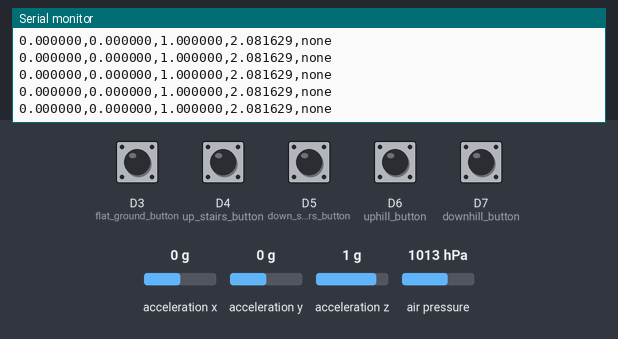
Recording of a sketch running on a simulated Arduino Nano 33 BLE. Shown: the last lines printed to the serial monitor. The test bench sets the inputs (shaded band); at power-on: D3 (flat_ground_button), D4 (up_stairs_button), D5 (down_stairs_button), D6 (uphill_button), D7 (downhill_button) HIGH, acceleration x 0 g, acceleration y 0 g, acceleration z 1 g, air pressure 1013 hPa.

Above: at 1.2 s.
1.3 s: D3 (flat_ground_button) pulled LOW for 0.15 s
At 1.33 s:
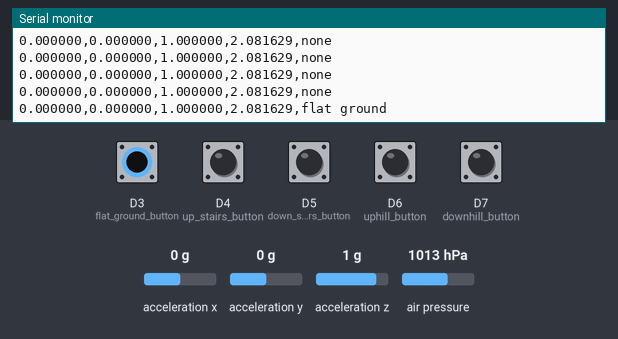
3.2 s: D4 (up_stairs_button) pulled LOW for 0.15 s
At 3.23 s:
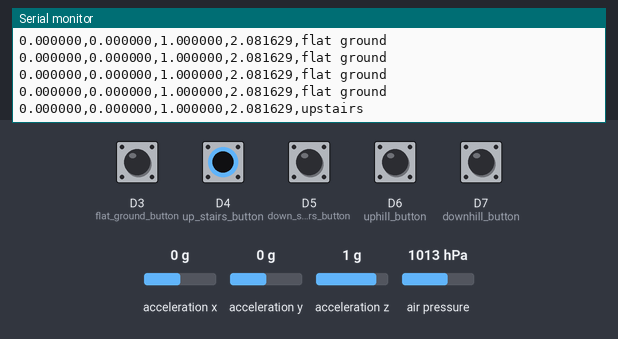
5.1 s: D5 (down_stairs_button) pulled LOW for 0.15 s
At 5.13 s:
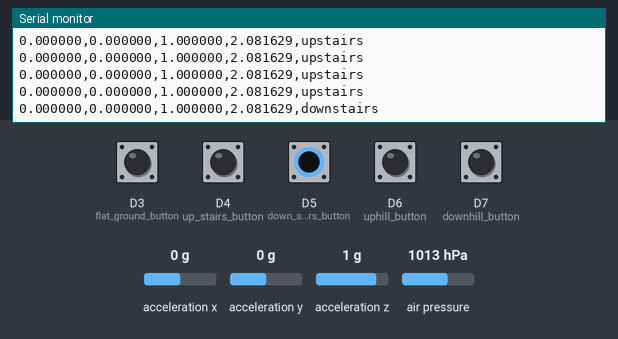
7.0 s: D7 (downhill_button) pulled LOW for 0.15 s
At 7.02 s:
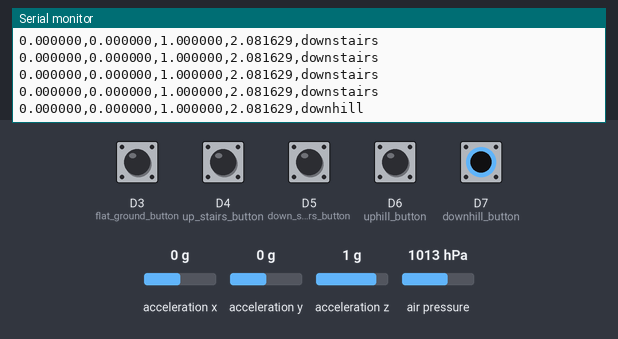
8.9 s: acceleration x set to -1.4 g
At 8.92 s:
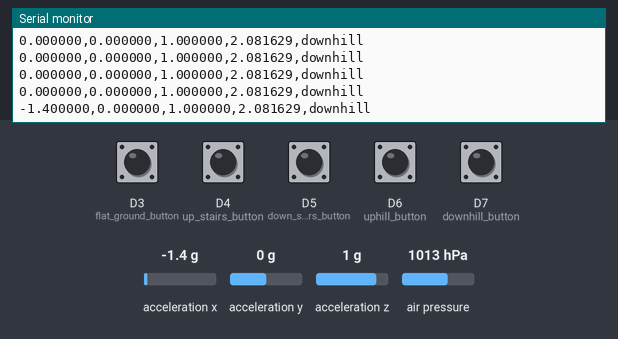
10.4 s: D6 (uphill_button) pulled LOW for 0.15 s
At 10.45 s:
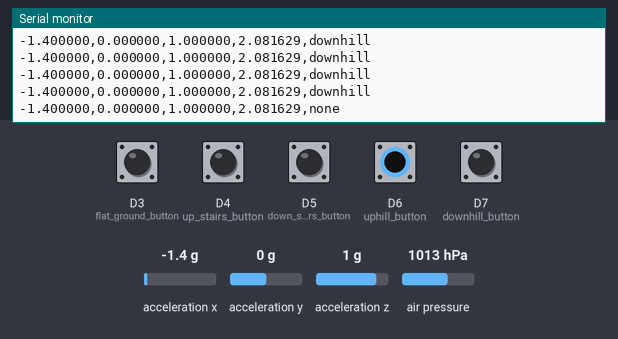

Measured:
- after the input at 1.3 s, the serial monitor: prints a new line at once (image 1)
- after the input at 3.2 s, the serial monitor: prints a new line at once (image 2)
- after the input at 5.1 s, the serial monitor: prints a new line at once (image 3)
- after the input at 7.0 s, the serial monitor: prints a new line at once (image 4)
- after the input at 8.9 s, the serial monitor: prints a new line at once (image 5)
- after the input at 10.4 s, the serial monitor: prints a new line at once (image 6)

The sketch:

data_collector_script.ino
```cpp
#include <Arduino_LSM9DS1.h>

#include <Wire.h>
#include <SPI.h>
#include <Adafruit_Sensor.h>
#include <Adafruit_BME280.h>

// Label identifiers
volatile int currentLabel = 0;
const int LABEL_NONE = 0;
const int LABEL_DOWNHILL = 1;
const int LABEL_UPHILL = 2;
const int LABEL_DOWNSTAIRS = 3;
const int LABEL_UPSTAIRS = 4;
const int LABEL_FLATGROUND = 5;


// Constants for button pins
const int downhill_button = 7;
const int uphill_button = 6;
const int down_stairs_button = 5;
const int up_stairs_button = 4;
const int flat_ground_button = 3;

// Interrupt service routines (ISRs)
void setDownhill() { currentLabel = LABEL_DOWNHILL; }
void setUphill() { currentLabel = LABEL_UPHILL; }
void setDownStairs() { currentLabel = LABEL_DOWNSTAIRS; }
void setUpStairs() { currentLabel = LABEL_UPSTAIRS; }
void setFlatGround() { currentLabel = LABEL_FLATGROUND; }

#define SAMPLING_RATE 20  // 20 Hz sampling rate
#define SEALEVELPRESSURE_HPA (1013.25)

Adafruit_BME280 bme; // I2C

void setup() {
  Serial.begin(9600);
  while (!Serial);
  Serial.println("Started");

  if (!IMU.begin()) {
    Serial.println("Failed to initialize IMU!");
    while (1);
  }

  Serial.print("Accelerometer sample rate = ");
  Serial.print(IMU.accelerationSampleRate());
  Serial.println(" Hz");
  Serial.println();
  Serial.println("Acceleration in g's");
  Serial.println("X\tY\tZ");

  unsigned status;

  // default settings
  status = bme.begin(0x77);

  if (!status) {
      Serial.println("Could not find a valid BME280 sensor, check wiring, address, sensor ID!");
      Serial.print("SensorID was: 0x"); Serial.println(bme.sensorID(),16);
      Serial.print("        ID of 0xFF probably means a bad address, a BMP 180 or BMP 085\n");
      Serial.print("   ID of 0x56-0x58 represents a BMP 280,\n");
      Serial.print("        ID of 0x60 represents a BME 280.\n");
      Serial.print("        ID of 0x61 represents a BME 680.\n");
      while (1) delay(10);
  }

  // Initialize the pushbutton pins as an input
  pinMode(downhill_button, INPUT_PULLUP);
  pinMode(uphill_button, INPUT_PULLUP);
  pinMode(down_stairs_button, INPUT_PULLUP);
  pinMode(up_stairs_button, INPUT_PULLUP);
  pinMode(flat_ground_button, INPUT_PULLUP);

  // Attach interrupts to the button pins
  attachInterrupt(digitalPinToInterrupt(downhill_button), setDownhill, FALLING);
  attachInterrupt(digitalPinToInterrupt(uphill_button), setUphill, FALLING);
  attachInterrupt(digitalPinToInterrupt(down_stairs_button), setDownStairs, FALLING);
  attachInterrupt(digitalPinToInterrupt(up_stairs_button), setUpStairs, FALLING);
  attachInterrupt(digitalPinToInterrupt(flat_ground_button), setFlatGround, FALLING);
}

void loop() {

  // Check button presses and set current label
  /*
  checkButtonPress(downhill_button, "downhill", prev_downhill_button_state);
  checkButtonPress(uphill_button, "uphill", prev_uphill_button_state);
  checkButtonPress(down_stairs_button, "downstairs", prev_down_stairs_button_state);
  checkButtonPress(up_stairs_button, "upstairs", prev_up_stairs_button_state);
  checkButtonPress(flat_ground_button, "flat ground", prev_flat_ground_button_state);*/

  float x, y, z, altitude;

  if (IMU.accelerationAvailable()) {
    IMU.readAcceleration(x, y, z);
    altitude = bme.readAltitude(SEALEVELPRESSURE_HPA);

    Serial.print(String(x, 6));
    Serial.print(',');
    Serial.print(String(y, 6));
    Serial.print(',');
    Serial.print(String(z, 6));
    Serial.print(',');
    Serial.print(String(altitude, 6));
    Serial.print(',');

    // Convert the current label to a string
    switch (currentLabel) {
      case LABEL_DOWNHILL:
        Serial.println("downhill");
        break;
      case LABEL_UPHILL:
        Serial.println("none");
        break;
      case LABEL_DOWNSTAIRS:
        Serial.println("downstairs");
        break;
      case LABEL_UPSTAIRS:
        Serial.println("upstairs");
        break;
      case LABEL_FLATGROUND:
        Serial.println("flat ground");
        break;
      default:
        Serial.println("none");
        break;
    }

  }
  delay(1000 / SAMPLING_RATE);
}

/*
void checkButtonPress(int buttonPin, String label, bool &prevButtonState) {
  bool buttonState = digitalRead(buttonPin);
  if (buttonState == HIGH && prevButtonState == LOW) {  // Button press detected
    currentLabel = label;
    Serial.println("Label set to: " + currentLabel);
  }
  prevButtonState = buttonState;
}*/
```
